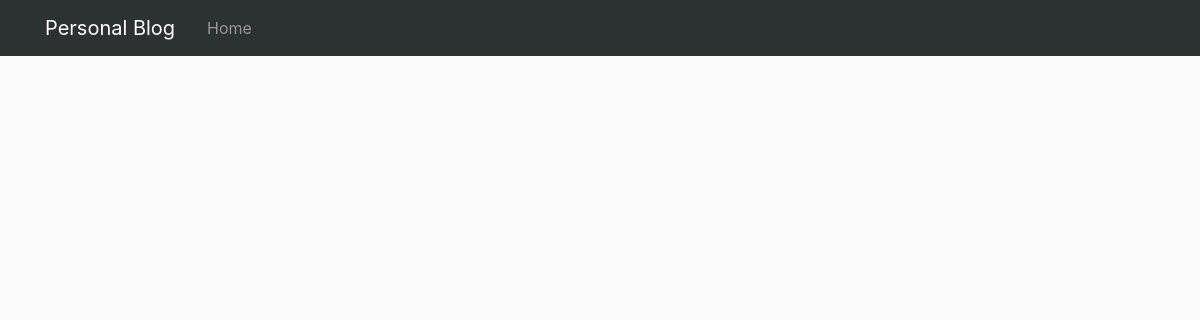
Before: / with the older database file.
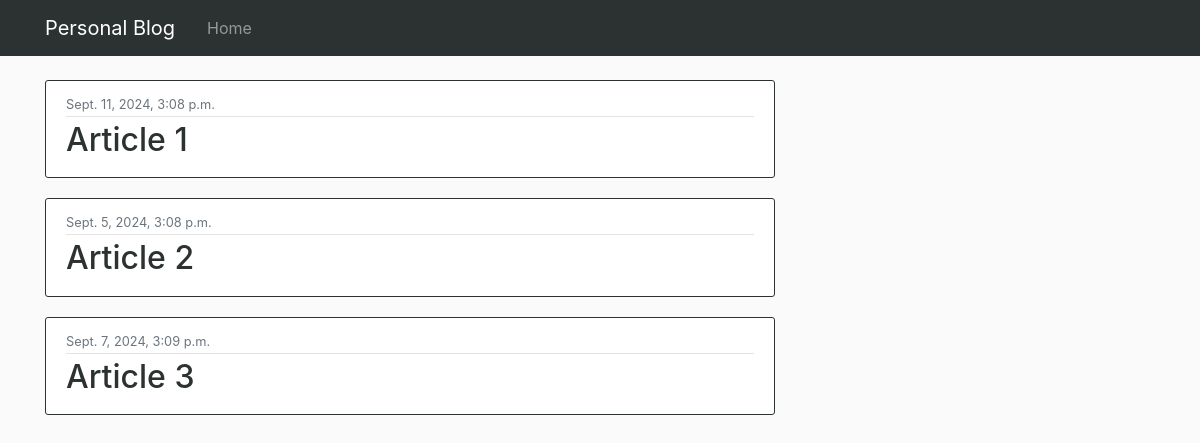
After: the same page with the newer database file.
### blog/models.py (models this page shows, shortened)
class Article(models.Model):
    title = models.CharField(max_length=100)
    content = models.TextField()
    date_posted = models.DateTimeField(default=timezone.now)

### blog/views.py (the view)
# urls.py: path('', ArticleListView.as_view(), name='home'),
class ArticleListView(ListView):
    model = Article
    template_name = 'blog/home.html'
    context_object_name = 'articles'

### blog/templates/blog/home.html
{% extends "blog/base.html" %}
{% block content %}
    {% for article in articles %}
        <article class="media content-section">
          <div class="media-body">
            <div class="article-metadata">
              <small class="text-muted">{{ article.date_posted }}</small>
            </div>
            <h2><a class="article-title" href="{% url 'article-detail' pk=article.pk %}">{{ article.title }}</a></h2>
          </div>
        </article>
    {% endfor %}
{% endblock content %}

### blog/templates/blog/base.html (shortened to what this page needs)
{% load static %}
<!DOCTYPE html>
<html>
<head>
    <link rel="stylesheet" href="https://maxcdn.bootstrapcdn.com/bootstrap/4.0.0/css/bootstrap.min.css">
    <link rel="stylesheet" type="text/css" href="{% static 'blog/main.css' %}">
</head>
<body>
    <header class="site-header">
      <nav class="navbar navbar-expand-md navbar-dark bg-steel fixed-top">
        <div class="container">
          <a class="navbar-brand mr-4" href="#">Personal Blog</a>
          <div class="collapse navbar-collapse" id="navbarToggle">
            <div class="navbar-nav mr-auto">
              <a class="nav-item nav-link" href="{% url 'home' %}">Home</a>
            </div>
          </div>
        </div>
      </nav>
    </header>
    <main role="main" class="container">
      <div class="row">
        <div class="col-md-8">
          {% block content %}{% endblock %}
        </div>
      </div>
    </main>
</body>
</html>

### blog/static/blog/main.css (style rules this page uses)
body { background: #fafafa; color: #333333; margin-top: 5rem; }
h1, h2, h3, h4, h5, h6 { color: #2c3131; }
.bg-steel { background-color: #2c3131; }
.article-title { color: #2c3131; }
.content-section { background: #ffffff; padding: 10px 20px; border: 1px solid #2c3131; border-radius: 3px; margin-bottom: 20px; }
.article-metadata { padding-bottom: 1px; margin-bottom: 4px; border-bottom: 1px solid #e3e3e3 }

Changed rows visible on the page:
added Article: date_posted "Sept. 11, 2024, 3:08 p.m.", title "Article 1"
added Article: date_posted "Sept. 5, 2024, 3:08 p.m.", title "Article 2"
added Article: date_posted "Sept. 7, 2024, 3:09 p.m.", title "Article 3"
